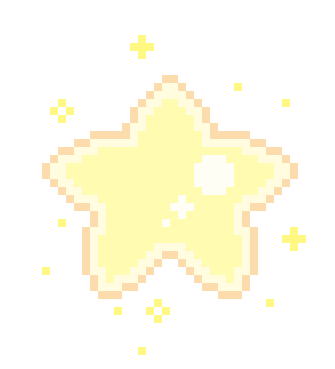
#> input picture lab9/watermark.png, 335 x 369 px, found by its file name
$ python 9-4.py
#> lines starting #> are read from the running program, lines starting #| are printed output that depends on the picture
from PIL import Image
watermark = Image.open("lab9/watermark.png")
#> watermark is the input picture: PIL image 335x369 RGBA; mean R, G, B, A 254.9, 252.5, 235.8, 72.5
img_watermark = Image.open("lab9/cat.jpg")
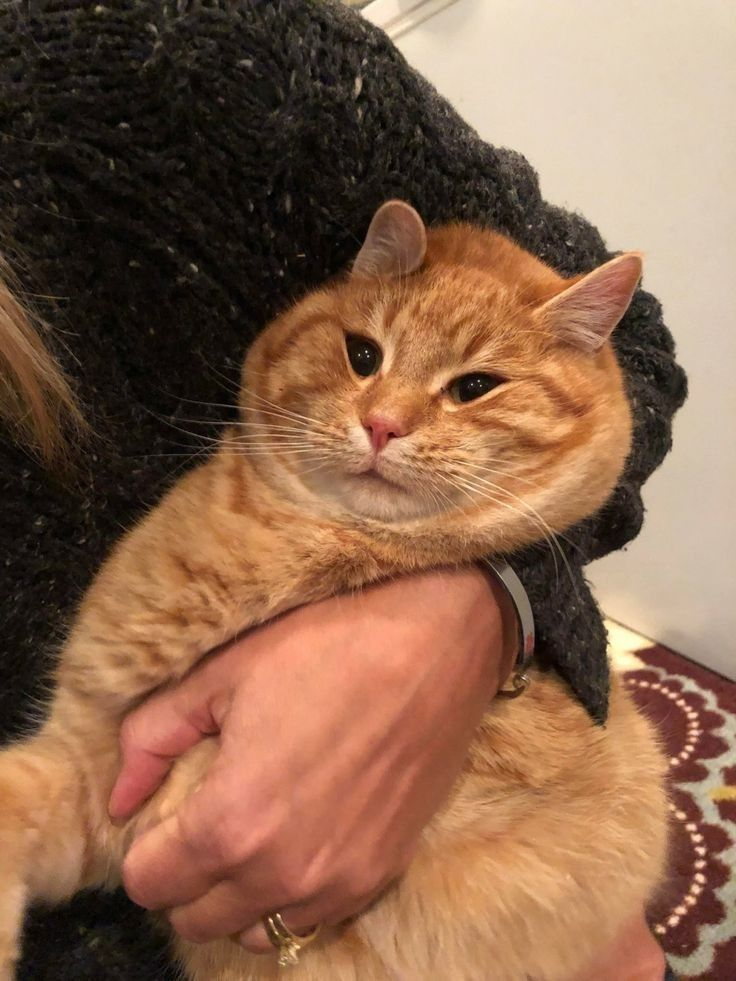
#> input picture lab9/cat.jpg, 736 x 981 px, found by its file name
#> img_watermark is the input picture: PIL image 736x981 RGB; mean R, G, B 137.1, 100.1, 76
img_watermark.paste(watermark,(300,100),watermark)
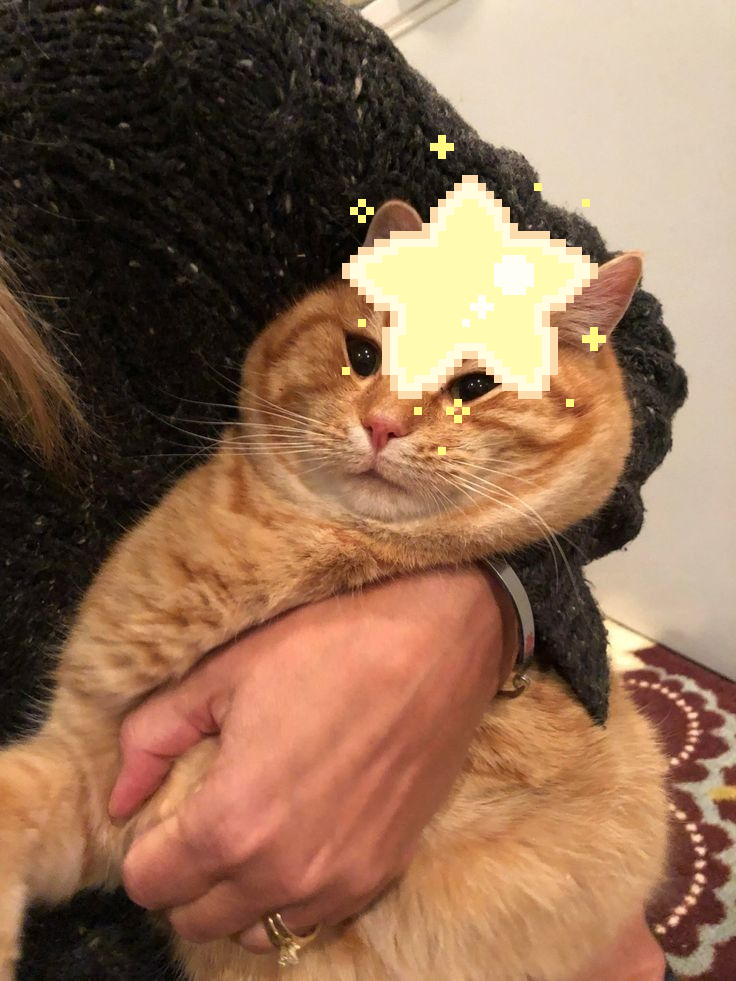
#> img_watermark: PIL image 736x981 RGB; mean R, G, B 142, 107.2, 82.1
img_watermark.save("lab9/cat_withmark.png")
